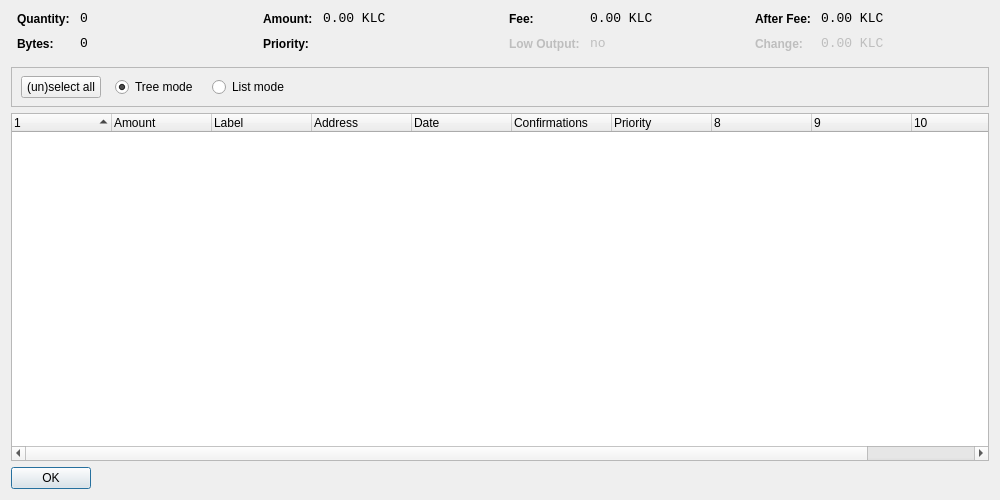
<?xml version="1.0" encoding="UTF-8"?>
<ui version="4.0">
 <class>CoinControlDialog</class>
 <widget class="QDialog" name="CoinControlDialog">
  <property name="geometry">
   <rect>
    <x>0</x>
    <y>0</y>
    <width>1000</width>
    <height>500</height>
   </rect>
  </property>
  <property name="windowTitle">
   <string>Coin Control</string>
  </property>
  <layout class="QVBoxLayout" name="verticalLayout">
   <item>
    <layout class="QHBoxLayout" name="horizontalLayoutTop" stretch="0,0,0,0">
     <property name="topMargin">
      <number>0</number>
     </property>
     <property name="bottomMargin">
      <number>10</number>
     </property>
     <item>
      <layout class="QFormLayout" name="formLayoutCoinControl1">
       <property name="horizontalSpacing">
        <number>10</number>
       </property>
       <property name="verticalSpacing">
        <number>10</number>
       </property>
       <property name="leftMargin">
        <number>6</number>
       </property>
       <property name="rightMargin">
        <number>6</number>
       </property>
       <item row="0" column="0">
        <widget class="QLabel" name="labelCoinControlQuantityText">
         <property name="styleSheet">
          <string notr="true">font-weight:bold;</string>
         </property>
         <property name="text">
          <string>Quantity:</string>
         </property>
        </widget>
       </item>
       <item row="0" column="1">
        <widget class="QLabel" name="labelCoinControlQuantity">
         <property name="font">
          <font>
           <family>Monospace</family>
           <pointsize>10</pointsize>
          </font>
         </property>
         <property name="cursor">
          <cursorShape>IBeamCursor</cursorShape>
         </property>
         <property name="contextMenuPolicy">
          <enum>Qt::ActionsContextMenu</enum>
         </property>
         <property name="text">
          <string notr="true">0</string>
         </property>
         <property name="textInteractionFlags">
          <set>Qt::LinksAccessibleByMouse|Qt::TextSelectableByKeyboard|Qt::TextSelectableByMouse</set>
         </property>
        </widget>
       </item>
       <item row="1" column="0">
        <widget class="QLabel" name="labelCoinControlBytesText">
         <property name="styleSheet">
          <string notr="true">font-weight:bold;</string>
         </property>
         <property name="text">
          <string>Bytes:</string>
         </property>
        </widget>
       </item>
       <item row="1" column="1">
        <widget class="QLabel" name="labelCoinControlBytes">
         <property name="font">
          <font>
           <family>Monospace</family>
           <pointsize>10</pointsize>
          </font>
         </property>
         <property name="cursor">
          <cursorShape>IBeamCursor</cursorShape>
         </property>
         <property name="contextMenuPolicy">
          <enum>Qt::ActionsContextMenu</enum>
         </property>
         <property name="text">
          <string notr="true">0</string>
         </property>
         <property name="textInteractionFlags">
          <set>Qt::LinksAccessibleByMouse|Qt::TextSelectableByKeyboard|Qt::TextSelectableByMouse</set>
         </property>
        </widget>
       </item>
      </layout>
     </item>
     <item>
      <layout class="QFormLayout" name="formLayoutCoinControl2">
       <property name="horizontalSpacing">
        <number>10</number>
       </property>
       <property name="verticalSpacing">
        <number>10</number>
       </property>
       <property name="leftMargin">
        <number>6</number>
       </property>
       <property name="rightMargin">
        <number>6</number>
       </property>
       <item row="0" column="0">
        <widget class="QLabel" name="labelCoinControlAmountText">
         <property name="styleSheet">
          <string notr="true">font-weight:bold;</string>
         </property>
         <property name="text">
          <string>Amount:</string>
         </property>
        </widget>
       </item>
       <item row="0" column="1">
        <widget class="QLabel" name="labelCoinControlAmount">
         <property name="font">
          <font>
           <family>Monospace</family>
           <pointsize>10</pointsize>
          </font>
         </property>
         <property name="cursor">
          <cursorShape>IBeamCursor</cursorShape>
         </property>
         <property name="contextMenuPolicy">
          <enum>Qt::ActionsContextMenu</enum>
         </property>
         <property name="text">
          <string notr="true">0.00 KLC</string>
         </property>
         <property name="textInteractionFlags">
          <set>Qt::LinksAccessibleByMouse|Qt::TextSelectableByKeyboard|Qt::TextSelectableByMouse</set>
         </property>
        </widget>
       </item>
       <item row="1" column="0">
        <widget class="QLabel" name="labelCoinControlPriorityText">
         <property name="styleSheet">
          <string notr="true">font-weight:bold;</string>
         </property>
         <property name="text">
          <string>Priority:</string>
         </property>
        </widget>
       </item>
       <item row="1" column="1">
        <widget class="QLabel" name="labelCoinControlPriority">
         <property name="font">
          <font>
           <family>Monospace</family>
           <pointsize>10</pointsize>
          </font>
         </property>
         <property name="cursor">
          <cursorShape>IBeamCursor</cursorShape>
         </property>
         <property name="contextMenuPolicy">
          <enum>Qt::ActionsContextMenu</enum>
         </property>
         <property name="text">
          <string/>
         </property>
         <property name="textInteractionFlags">
          <set>Qt::LinksAccessibleByMouse|Qt::TextSelectableByKeyboard|Qt::TextSelectableByMouse</set>
         </property>
        </widget>
       </item>
      </layout>
     </item>
     <item>
      <layout class="QFormLayout" name="formLayoutCoinControl3">
       <property name="horizontalSpacing">
        <number>10</number>
       </property>
       <property name="verticalSpacing">
        <number>10</number>
       </property>
       <property name="leftMargin">
        <number>6</number>
       </property>
       <property name="rightMargin">
        <number>6</number>
       </property>
       <item row="0" column="0">
        <widget class="QLabel" name="labelCoinControlFeeText">
         <property name="styleSheet">
          <string notr="true">font-weight:bold;</string>
         </property>
         <property name="text">
          <string>Fee:</string>
         </property>
        </widget>
       </item>
       <item row="0" column="1">
        <widget class="QLabel" name="labelCoinControlFee">
         <property name="font">
          <font>
           <family>Monospace</family>
           <pointsize>10</pointsize>
          </font>
         </property>
         <property name="cursor">
          <cursorShape>IBeamCursor</cursorShape>
         </property>
         <property name="contextMenuPolicy">
          <enum>Qt::ActionsContextMenu</enum>
         </property>
         <property name="text">
          <string notr="true">0.00 KLC</string>
         </property>
         <property name="textInteractionFlags">
          <set>Qt::LinksAccessibleByMouse|Qt::TextSelectableByKeyboard|Qt::TextSelectableByMouse</set>
         </property>
        </widget>
       </item>
       <item row="1" column="0">
        <widget class="QLabel" name="labelCoinControlLowOutputText">
         <property name="enabled">
          <bool>false</bool>
         </property>
         <property name="styleSheet">
          <string notr="true">font-weight:bold;</string>
         </property>
         <property name="text">
          <string>Low Output:</string>
         </property>
        </widget>
       </item>
       <item row="1" column="1">
        <widget class="QLabel" name="labelCoinControlLowOutput">
         <property name="enabled">
          <bool>false</bool>
         </property>
         <property name="font">
          <font>
           <family>Monospace</family>
           <pointsize>10</pointsize>
          </font>
         </property>
         <property name="cursor">
          <cursorShape>IBeamCursor</cursorShape>
         </property>
         <property name="contextMenuPolicy">
          <enum>Qt::ActionsContextMenu</enum>
         </property>
         <property name="text">
          <string notr="true">no</string>
         </property>
         <property name="textInteractionFlags">
          <set>Qt::LinksAccessibleByMouse|Qt::TextSelectableByKeyboard|Qt::TextSelectableByMouse</set>
         </property>
        </widget>
       </item>
      </layout>
     </item>
     <item>
      <layout class="QFormLayout" name="formLayoutCoinControl4">
       <property name="horizontalSpacing">
        <number>10</number>
       </property>
       <property name="verticalSpacing">
        <number>10</number>
       </property>
       <property name="leftMargin">
        <number>6</number>
       </property>
       <property name="rightMargin">
        <number>6</number>
       </property>
       <item row="0" column="0">
        <widget class="QLabel" name="labelCoinControlAfterFeeText">
         <property name="styleSheet">
          <string notr="true">font-weight:bold;</string>
         </property>
         <property name="text">
          <string>After Fee:</string>
         </property>
        </widget>
       </item>
       <item row="0" column="1">
        <widget class="QLabel" name="labelCoinControlAfterFee">
         <property name="font">
          <font>
           <family>Monospace</family>
           <pointsize>10</pointsize>
          </font>
         </property>
         <property name="cursor">
          <cursorShape>IBeamCursor</cursorShape>
         </property>
         <property name="contextMenuPolicy">
          <enum>Qt::ActionsContextMenu</enum>
         </property>
         <property name="text">
          <string notr="true">0.00 KLC</string>
         </property>
         <property name="textInteractionFlags">
          <set>Qt::LinksAccessibleByMouse|Qt::TextSelectableByKeyboard|Qt::TextSelectableByMouse</set>
         </property>
        </widget>
       </item>
       <item row="1" column="0">
        <widget class="QLabel" name="labelCoinControlChangeText">
         <property name="enabled">
          <bool>false</bool>
         </property>
         <property name="styleSheet">
          <string notr="true">font-weight:bold;</string>
         </property>
         <property name="text">
          <string>Change:</string>
         </property>
        </widget>
       </item>
       <item row="1" column="1">
        <widget class="QLabel" name="labelCoinControlChange">
         <property name="enabled">
          <bool>false</bool>
         </property>
         <property name="font">
          <font>
           <family>Monospace</family>
           <pointsize>10</pointsize>
          </font>
         </property>
         <property name="cursor">
          <cursorShape>IBeamCursor</cursorShape>
         </property>
         <property name="contextMenuPolicy">
          <enum>Qt::ActionsContextMenu</enum>
         </property>
         <property name="text">
          <string notr="true">0.00 KLC</string>
         </property>
         <property name="textInteractionFlags">
          <set>Qt::LinksAccessibleByMouse|Qt::TextSelectableByKeyboard|Qt::TextSelectableByMouse</set>
         </property>
        </widget>
       </item>
      </layout>
     </item>
    </layout>
   </item>
   <item>
    <widget class="QFrame" name="frame">
     <property name="minimumSize">
      <size>
       <width>0</width>
       <height>40</height>
      </size>
     </property>
     <property name="frameShape">
      <enum>QFrame::StyledPanel</enum>
     </property>
     <property name="frameShadow">
      <enum>QFrame::Sunken</enum>
     </property>
     <widget class="QWidget" name="horizontalLayoutWidget">
      <property name="geometry">
       <rect>
        <x>10</x>
        <y>0</y>
        <width>781</width>
        <height>41</height>
       </rect>
      </property>
      <layout class="QHBoxLayout" name="horizontalLayoutPanel" stretch="0,0,0,0,0">
       <property name="spacing">
        <number>14</number>
       </property>
       <item>
        <widget class="QPushButton" name="pushButtonSelectAll">
         <property name="sizePolicy">
          <sizepolicy hsizetype="Maximum" vsizetype="Fixed">
           <horstretch>0</horstretch>
           <verstretch>0</verstretch>
          </sizepolicy>
         </property>
         <property name="text">
          <string>(un)select all</string>
         </property>
        </widget>
       </item>
       <item>
        <widget class="QRadioButton" name="radioTreeMode">
         <property name="sizePolicy">
          <sizepolicy hsizetype="Maximum" vsizetype="Fixed">
           <horstretch>0</horstretch>
           <verstretch>0</verstretch>
          </sizepolicy>
         </property>
         <property name="text">
          <string>Tree mode</string>
         </property>
         <property name="checked">
          <bool>true</bool>
         </property>
        </widget>
       </item>
       <item>
        <widget class="QRadioButton" name="radioListMode">
         <property name="sizePolicy">
          <sizepolicy hsizetype="Maximum" vsizetype="Fixed">
           <horstretch>0</horstretch>
           <verstretch>0</verstretch>
          </sizepolicy>
         </property>
         <property name="text">
          <string>List mode</string>
         </property>
        </widget>
       </item>
       <item>
        <spacer name="horizontalSpacer">
         <property name="orientation">
          <enum>Qt::Horizontal</enum>
         </property>
         <property name="sizeHint" stdset="0">
          <size>
           <width>40</width>
           <height>20</height>
          </size>
         </property>
        </spacer>
       </item>
      </layout>
     </widget>
    </widget>
   </item>
   <item>
    <widget class="CoinControlTreeWidget" name="treeWidget">
     <property name="contextMenuPolicy">
      <enum>Qt::CustomContextMenu</enum>
     </property>
     <property name="sortingEnabled">
      <bool>false</bool>
     </property>
     <property name="columnCount">
      <number>11</number>
     </property>
     <attribute name="headerShowSortIndicator" stdset="0">
      <bool>true</bool>
     </attribute>
     <attribute name="headerStretchLastSection">
      <bool>false</bool>
     </attribute>
     <column>
      <property name="text">
       <string/>
      </property>
     </column>
     <column>
      <property name="text">
       <string>Amount</string>
      </property>
     </column>
     <column>
      <property name="text">
       <string>Label</string>
      </property>
     </column>
     <column>
      <property name="text">
       <string>Address</string>
      </property>
     </column>
     <column>
      <property name="text">
       <string>Date</string>
      </property>
     </column>
     <column>
      <property name="text">
       <string>Confirmations</string>
      </property>
      <property name="toolTip">
       <string>Confirmed</string>
      </property>
     </column>
     <column>
      <property name="text">
       <string>Priority</string>
      </property>
     </column>
     <column>
      <property name="text">
       <string/>
      </property>
     </column>
     <column>
      <property name="text">
       <string/>
      </property>
     </column>
     <column>
      <property name="text">
       <string/>
      </property>
     </column>
     <column>
      <property name="text">
       <string/>
      </property>
     </column>
    </widget>
   </item>
   <item>
    <widget class="QDialogButtonBox" name="buttonBox">
     <property name="sizePolicy">
      <sizepolicy hsizetype="Maximum" vsizetype="Fixed">
       <horstretch>0</horstretch>
       <verstretch>0</verstretch>
      </sizepolicy>
     </property>
     <property name="orientation">
      <enum>Qt::Horizontal</enum>
     </property>
     <property name="standardButtons">
      <set>QDialogButtonBox::Ok</set>
     </property>
    </widget>
   </item>
  </layout>
 </widget>
 <customwidgets>
  <customwidget>
   <class>CoinControlTreeWidget</class>
   <extends>QTreeWidget</extends>
   <header>coincontroltreewidget.h</header>
  </customwidget>
 </customwidgets>
 <resources/>
 <connections/>
</ui>
